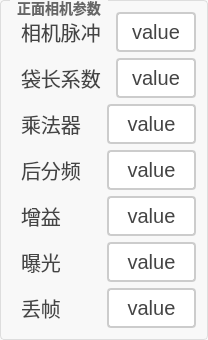
        <widget class="QGroupBox" name="groupBox_14">
         <property name="styleSheet">
          <string notr="true">QGroupBox {
    border: 1px solid #DDD;
    border-radius: 4px;
    font: bold 14px;
    color: #666;
    background-color: #F8F8F8;
}

QGroupBox::title {
    subcontrol-origin: margin;
    subcontrol-position: top left;
    left: 10px;
    padding: 0 5px;
}</string>
         </property>
         <property name="title">
          <string>正面相机参数</string>
         </property>
         <layout class="QGridLayout" name="gridLayout">
          <item row="0" column="0">
           <layout class="QVBoxLayout" name="verticalLayout">
            <item>
             <layout class="QHBoxLayout" name="horizontalLayout_21" stretch="1,1">
              <item>
               <widget class="QLabel" name="lb_xiangjiguangdianpingbishijian">
                <property name="styleSheet">
                 <string notr="true">/* 基础标签样式 */
QLabel {
    color: #444444;          /* 主文字色 */
    font-size: 20px;         /* 标准字号 */
    background: transparent; /* 透明背景 */
    padding: 2px 4px;        /* 基础内边距 */
}

/* 标题样式 */
QLabel.title {
    font-size: 16px;
    font-weight: 600;
    color: #333333;
    border-bottom: 1px solid #DDDDDD; /* 下划线装饰 */
    padding-bottom: 4px;
}

/* 副标题/次要文本 */
QLabel.subtitle {
    color: #666666;
    font-size: 13px;
    font-style: italic;
}

/* 强调文本 */
QLabel.emphasis {
    color: #333333;
    font-weight: 500;
    background-color: #F5F5F5;
    border-radius: 3px;
    padding: 4px 8px;
}

/* 状态标签（成功/警告/错误） */
QLabel[state=&quot;success&quot;] {
    color: #228B22;          /* 森林绿 */
    border-left: 3px solid #228B22;
    padding-left: 8px;
}

QLabel[state=&quot;warning&quot;] {
    color: #FF8C00;          /* 暗橙 */
    border-left: 3px solid #FF8C00;
    padding-left: 8px;
}

QLabel[state=&quot;error&quot;] {
    color: #B22222;          /* 砖红 */
    border-left: 3px solid #B22222;
    padding-left: 8px;
}

/* 数据展示标签 */
QLabel.data {
    color: #2F4F4F;          /* 深石板灰 */
    font-family: monospace;
    border: 1px solid #E0E0E0;
    background-color: #FFFFFF;
    padding: 6px 12px;
    border-radius: 4px;
}

/* 禁用状态 */
QLabel:disabled {
    color: #AAAAAA;
    background-color: transparent;
}

/* 链接样式（伪链接效果） */
QLabel.link {
    color: #4682B4;          /* 钢蓝 */
    text-decoration: underline;
    border-bottom: 1px dotted #4682B4;
}

/* 图标标签 */
QLabel.icon {
    qproperty-alignment: AlignCenter;
    border: 1px solid #E0E0E0;
    border-radius: 4px;
    background-color: #FFFFFF;
    padding: 12px;
}</string>
                </property>
                <property name="text">
                 <string>相机脉冲</string>
                </property>
               </widget>
              </item>
              <item>
               <widget class="QPushButton" name="btn_xiangjimaichong1">
                <property name="sizePolicy">
                 <sizepolicy hsizetype="Minimum" vsizetype="Minimum">
                  <horstretch>0</horstretch>
                  <verstretch>0</verstretch>
                 </sizepolicy>
                </property>
                <property name="styleSheet">
                 <string notr="true">QPushButton {
    padding: 6px 14px;
    border: 2px solid #CCC;
    border-radius: 4px;
    background-color: white;
    color: #444;
	font-size:20px;
}

QPushButton:hover {
    border-color: #999;
    background-color: #F5F5F5;
}

QPushButton:pressed {
    border-color: #777;
    background-color: #EEE;
}</string>
                </property>
                <property name="text">
                 <string>value</string>
                </property>
               </widget>
              </item>
             </layout>
            </item>
            <item>
             <layout class="QHBoxLayout" name="horizontalLayout_22" stretch="1,1">
              <item>
               <widget class="QLabel" name="lb_xiangjiguangdianpingbishijian_2">
                <property name="styleSheet">
                 <string notr="true">/* 基础标签样式 */
QLabel {
    color: #444444;          /* 主文字色 */
    font-size: 20px;         /* 标准字号 */
    background: transparent; /* 透明背景 */
    padding: 2px 4px;        /* 基础内边距 */
}

/* 标题样式 */
QLabel.title {
    font-size: 16px;
    font-weight: 600;
    color: #333333;
    border-bottom: 1px solid #DDDDDD; /* 下划线装饰 */
    padding-bottom: 4px;
}

/* 副标题/次要文本 */
QLabel.subtitle {
    color: #666666;
    font-size: 13px;
    font-style: italic;
}

/* 强调文本 */
QLabel.emphasis {
    color: #333333;
    font-weight: 500;
    background-color: #F5F5F5;
    border-radius: 3px;
    padding: 4px 8px;
}

/* 状态标签（成功/警告/错误） */
QLabel[state=&quot;success&quot;] {
    color: #228B22;          /* 森林绿 */
    border-left: 3px solid #228B22;
    padding-left: 8px;
}

QLabel[state=&quot;warning&quot;] {
    color: #FF8C00;          /* 暗橙 */
    border-left: 3px solid #FF8C00;
    padding-left: 8px;
}

QLabel[state=&quot;error&quot;] {
    color: #B22222;          /* 砖红 */
    border-left: 3px solid #B22222;
    padding-left: 8px;
}

/* 数据展示标签 */
QLabel.data {
    color: #2F4F4F;          /* 深石板灰 */
    font-family: monospace;
    border: 1px solid #E0E0E0;
    background-color: #FFFFFF;
    padding: 6px 12px;
    border-radius: 4px;
}

/* 禁用状态 */
QLabel:disabled {
    color: #AAAAAA;
    background-color: transparent;
}

/* 链接样式（伪链接效果） */
QLabel.link {
    color: #4682B4;          /* 钢蓝 */
    text-decoration: underline;
    border-bottom: 1px dotted #4682B4;
}

/* 图标标签 */
QLabel.icon {
    qproperty-alignment: AlignCenter;
    border: 1px solid #E0E0E0;
    border-radius: 4px;
    background-color: #FFFFFF;
    padding: 12px;
}</string>
                </property>
                <property name="text">
                 <string>袋长系数</string>
                </property>
               </widget>
              </item>
              <item>
               <widget class="QPushButton" name="btn_daichangxishu1">
                <property name="sizePolicy">
                 <sizepolicy hsizetype="Minimum" vsizetype="Minimum">
                  <horstretch>0</horstretch>
                  <verstretch>0</verstretch>
                 </sizepolicy>
                </property>
                <property name="styleSheet">
                 <string notr="true">QPushButton {
    padding: 6px 14px;
    border: 2px solid #CCC;
    border-radius: 4px;
    background-color: white;
    color: #444;
	font-size:20px;
}

QPushButton:hover {
    border-color: #999;
    background-color: #F5F5F5;
}

QPushButton:pressed {
    border-color: #777;
    background-color: #EEE;
}</string>
                </property>
                <property name="text">
                 <string>value</string>
                </property>
               </widget>
              </item>
             </layout>
            </item>
            <item>
             <layout class="QHBoxLayout" name="horizontalLayout_23" stretch="1,1">
              <item>
               <widget class="QLabel" name="lb_xiangjiguangdianpingbishijian_3">
                <property name="styleSheet">
                 <string notr="true">/* 基础标签样式 */
QLabel {
    color: #444444;          /* 主文字色 */
    font-size: 20px;         /* 标准字号 */
    background: transparent; /* 透明背景 */
    padding: 2px 4px;        /* 基础内边距 */
}

/* 标题样式 */
QLabel.title {
    font-size: 16px;
    font-weight: 600;
    color: #333333;
    border-bottom: 1px solid #DDDDDD; /* 下划线装饰 */
    padding-bottom: 4px;
}

/* 副标题/次要文本 */
QLabel.subtitle {
    color: #666666;
    font-size: 13px;
    font-style: italic;
}

/* 强调文本 */
QLabel.emphasis {
    color: #333333;
    font-weight: 500;
    background-color: #F5F5F5;
    border-radius: 3px;
    padding: 4px 8px;
}

/* 状态标签（成功/警告/错误） */
QLabel[state=&quot;success&quot;] {
    color: #228B22;          /* 森林绿 */
    border-left: 3px solid #228B22;
    padding-left: 8px;
}

QLabel[state=&quot;warning&quot;] {
    color: #FF8C00;          /* 暗橙 */
    border-left: 3px solid #FF8C00;
    padding-left: 8px;
}

QLabel[state=&quot;error&quot;] {
    color: #B22222;          /* 砖红 */
    border-left: 3px solid #B22222;
    padding-left: 8px;
}

/* 数据展示标签 */
QLabel.data {
    color: #2F4F4F;          /* 深石板灰 */
    font-family: monospace;
    border: 1px solid #E0E0E0;
    background-color: #FFFFFF;
    padding: 6px 12px;
    border-radius: 4px;
}

/* 禁用状态 */
QLabel:disabled {
    color: #AAAAAA;
    background-color: transparent;
}

/* 链接样式（伪链接效果） */
QLabel.link {
    color: #4682B4;          /* 钢蓝 */
    text-decoration: underline;
    border-bottom: 1px dotted #4682B4;
}

/* 图标标签 */
QLabel.icon {
    qproperty-alignment: AlignCenter;
    border: 1px solid #E0E0E0;
    border-radius: 4px;
    background-color: #FFFFFF;
    padding: 12px;
}</string>
                </property>
                <property name="text">
                 <string>乘法器</string>
                </property>
               </widget>
              </item>
              <item>
               <widget class="QPushButton" name="btn_chengfaqi1">
                <property name="sizePolicy">
                 <sizepolicy hsizetype="Minimum" vsizetype="Minimum">
                  <horstretch>0</horstretch>
                  <verstretch>0</verstretch>
                 </sizepolicy>
                </property>
                <property name="styleSheet">
                 <string notr="true">QPushButton {
    padding: 6px 14px;
    border: 2px solid #CCC;
    border-radius: 4px;
    background-color: white;
    color: #444;
	font-size:20px;
}

QPushButton:hover {
    border-color: #999;
    background-color: #F5F5F5;
}

QPushButton:pressed {
    border-color: #777;
    background-color: #EEE;
}</string>
                </property>
                <property name="text">
                 <string>value</string>
                </property>
               </widget>
              </item>
             </layout>
            </item>
            <item>
             <layout class="QHBoxLayout" name="horizontalLayout_24" stretch="1,1">
              <item>
               <widget class="QLabel" name="lb_xiangjiguangdianpingbishijian_4">
                <property name="styleSheet">
                 <string notr="true">/* 基础标签样式 */
QLabel {
    color: #444444;          /* 主文字色 */
    font-size: 20px;         /* 标准字号 */
    background: transparent; /* 透明背景 */
    padding: 2px 4px;        /* 基础内边距 */
}

/* 标题样式 */
QLabel.title {
    font-size: 16px;
    font-weight: 600;
    color: #333333;
    border-bottom: 1px solid #DDDDDD; /* 下划线装饰 */
    padding-bottom: 4px;
}

/* 副标题/次要文本 */
QLabel.subtitle {
    color: #666666;
    font-size: 13px;
    font-style: italic;
}

/* 强调文本 */
QLabel.emphasis {
    color: #333333;
    font-weight: 500;
    background-color: #F5F5F5;
    border-radius: 3px;
    padding: 4px 8px;
}

/* 状态标签（成功/警告/错误） */
QLabel[state=&quot;success&quot;] {
    color: #228B22;          /* 森林绿 */
    border-left: 3px solid #228B22;
    padding-left: 8px;
}

QLabel[state=&quot;warning&quot;] {
    color: #FF8C00;          /* 暗橙 */
    border-left: 3px solid #FF8C00;
    padding-left: 8px;
}

QLabel[state=&quot;error&quot;] {
    color: #B22222;          /* 砖红 */
    border-left: 3px solid #B22222;
    padding-left: 8px;
}

/* 数据展示标签 */
QLabel.data {
    color: #2F4F4F;          /* 深石板灰 */
    font-family: monospace;
    border: 1px solid #E0E0E0;
    background-color: #FFFFFF;
    padding: 6px 12px;
    border-radius: 4px;
}

/* 禁用状态 */
QLabel:disabled {
    color: #AAAAAA;
    background-color: transparent;
}

/* 链接样式（伪链接效果） */
QLabel.link {
    color: #4682B4;          /* 钢蓝 */
    text-decoration: underline;
    border-bottom: 1px dotted #4682B4;
}

/* 图标标签 */
QLabel.icon {
    qproperty-alignment: AlignCenter;
    border: 1px solid #E0E0E0;
    border-radius: 4px;
    background-color: #FFFFFF;
    padding: 12px;
}</string>
                </property>
                <property name="text">
                 <string>后分频</string>
                </property>
               </widget>
              </item>
              <item>
               <widget class="QPushButton" name="btn_houfenpin1">
                <property name="sizePolicy">
                 <sizepolicy hsizetype="Minimum" vsizetype="Minimum">
                  <horstretch>0</horstretch>
                  <verstretch>0</verstretch>
                 </sizepolicy>
                </property>
                <property name="styleSheet">
                 <string notr="true">QPushButton {
    padding: 6px 14px;
    border: 2px solid #CCC;
    border-radius: 4px;
    background-color: white;
    color: #444;
	font-size:20px;
}

QPushButton:hover {
    border-color: #999;
    background-color: #F5F5F5;
}

QPushButton:pressed {
    border-color: #777;
    background-color: #EEE;
}</string>
                </property>
                <property name="text">
                 <string>value</string>
                </property>
               </widget>
              </item>
             </layout>
            </item>
            <item>
             <layout class="QHBoxLayout" name="horizontalLayout_25" stretch="1,1">
              <item>
               <widget class="QLabel" name="lb_xiangjiguangdianpingbishijian_5">
                <property name="styleSheet">
                 <string notr="true">/* 基础标签样式 */
QLabel {
    color: #444444;          /* 主文字色 */
    font-size: 20px;         /* 标准字号 */
    background: transparent; /* 透明背景 */
    padding: 2px 4px;        /* 基础内边距 */
}

/* 标题样式 */
QLabel.title {
    font-size: 16px;
    font-weight: 600;
    color: #333333;
    border-bottom: 1px solid #DDDDDD; /* 下划线装饰 */
    padding-bottom: 4px;
}

/* 副标题/次要文本 */
QLabel.subtitle {
    color: #666666;
    font-size: 13px;
    font-style: italic;
}

/* 强调文本 */
QLabel.emphasis {
    color: #333333;
    font-weight: 500;
    background-color: #F5F5F5;
    border-radius: 3px;
    padding: 4px 8px;
}

/* 状态标签（成功/警告/错误） */
QLabel[state=&quot;success&quot;] {
    color: #228B22;          /* 森林绿 */
    border-left: 3px solid #228B22;
    padding-left: 8px;
}

QLabel[state=&quot;warning&quot;] {
    color: #FF8C00;          /* 暗橙 */
    border-left: 3px solid #FF8C00;
    padding-left: 8px;
}

QLabel[state=&quot;error&quot;] {
    color: #B22222;          /* 砖红 */
    border-left: 3px solid #B22222;
    padding-left: 8px;
}

/* 数据展示标签 */
QLabel.data {
    color: #2F4F4F;          /* 深石板灰 */
    font-family: monospace;
    border: 1px solid #E0E0E0;
    background-color: #FFFFFF;
    padding: 6px 12px;
    border-radius: 4px;
}

/* 禁用状态 */
QLabel:disabled {
    color: #AAAAAA;
    background-color: transparent;
}

/* 链接样式（伪链接效果） */
QLabel.link {
    color: #4682B4;          /* 钢蓝 */
    text-decoration: underline;
    border-bottom: 1px dotted #4682B4;
}

/* 图标标签 */
QLabel.icon {
    qproperty-alignment: AlignCenter;
    border: 1px solid #E0E0E0;
    border-radius: 4px;
    background-color: #FFFFFF;
    padding: 12px;
}</string>
                </property>
                <property name="text">
                 <string>增益</string>
                </property>
               </widget>
              </item>
              <item>
               <widget class="QPushButton" name="btn_zengyi1">
                <property name="sizePolicy">
                 <sizepolicy hsizetype="Minimum" vsizetype="Minimum">
                  <horstretch>0</horstretch>
                  <verstretch>0</verstretch>
                 </sizepolicy>
                </property>
                <property name="styleSheet">
                 <string notr="true">QPushButton {
    padding: 6px 14px;
    border: 2px solid #CCC;
    border-radius: 4px;
    background-color: white;
    color: #444;
	font-size:20px;
}

QPushButton:hover {
    border-color: #999;
    background-color: #F5F5F5;
}

QPushButton:pressed {
    border-color: #777;
    background-color: #EEE;
}</string>
                </property>
                <property name="text">
                 <string>value</string>
                </property>
               </widget>
              </item>
             </layout>
            </item>
            <item>
             <layout class="QHBoxLayout" name="horizontalLayout_26" stretch="1,1">
              <item>
               <widget class="QLabel" name="lb_xiangjiguangdianpingbishijian_6">
                <property name="styleSheet">
                 <string notr="true">/* 基础标签样式 */
QLabel {
    color: #444444;          /* 主文字色 */
    font-size: 20px;         /* 标准字号 */
    background: transparent; /* 透明背景 */
    padding: 2px 4px;        /* 基础内边距 */
}

/* 标题样式 */
QLabel.title {
    font-size: 16px;
    font-weight: 600;
    color: #333333;
    border-bottom: 1px solid #DDDDDD; /* 下划线装饰 */
    padding-bottom: 4px;
}

/* 副标题/次要文本 */
QLabel.subtitle {
    color: #666666;
    font-size: 13px;
    font-style: italic;
}

/* 强调文本 */
QLabel.emphasis {
    color: #333333;
    font-weight: 500;
    background-color: #F5F5F5;
    border-radius: 3px;
    padding: 4px 8px;
}

/* 状态标签（成功/警告/错误） */
QLabel[state=&quot;success&quot;] {
    color: #228B22;          /* 森林绿 */
    border-left: 3px solid #228B22;
    padding-left: 8px;
}

QLabel[state=&quot;warning&quot;] {
    color: #FF8C00;          /* 暗橙 */
    border-left: 3px solid #FF8C00;
    padding-left: 8px;
}

QLabel[state=&quot;error&quot;] {
    color: #B22222;          /* 砖红 */
    border-left: 3px solid #B22222;
    padding-left: 8px;
}

/* 数据展示标签 */
QLabel.data {
    color: #2F4F4F;          /* 深石板灰 */
    font-family: monospace;
    border: 1px solid #E0E0E0;
    background-color: #FFFFFF;
    padding: 6px 12px;
    border-radius: 4px;
}

/* 禁用状态 */
QLabel:disabled {
    color: #AAAAAA;
    background-color: transparent;
}

/* 链接样式（伪链接效果） */
QLabel.link {
    color: #4682B4;          /* 钢蓝 */
    text-decoration: underline;
    border-bottom: 1px dotted #4682B4;
}

/* 图标标签 */
QLabel.icon {
    qproperty-alignment: AlignCenter;
    border: 1px solid #E0E0E0;
    border-radius: 4px;
    background-color: #FFFFFF;
    padding: 12px;
}</string>
                </property>
                <property name="text">
                 <string>曝光</string>
                </property>
               </widget>
              </item>
              <item>
               <widget class="QPushButton" name="btn_baoguang1">
                <property name="sizePolicy">
                 <sizepolicy hsizetype="Minimum" vsizetype="Minimum">
                  <horstretch>0</horstretch>
                  <verstretch>0</verstretch>
                 </sizepolicy>
                </property>
                <property name="styleSheet">
                 <string notr="true">QPushButton {
    padding: 6px 14px;
    border: 2px solid #CCC;
    border-radius: 4px;
    background-color: white;
    color: #444;
	font-size:20px;
}

QPushButton:hover {
    border-color: #999;
    background-color: #F5F5F5;
}

QPushButton:pressed {
    border-color: #777;
    background-color: #EEE;
}</string>
                </property>
                <property name="text">
                 <string>value</string>
                </property>
               </widget>
              </item>
             </layout>
            </item>
            <item>
             <layout class="QHBoxLayout" name="horizontalLayout_27" stretch="1,1">
              <item>
               <widget class="QLabel" name="lb_xiangjiguangdianpingbishijian_7">
                <property name="styleSheet">
                 <string notr="true">/* 基础标签样式 */
QLabel {
    color: #444444;          /* 主文字色 */
    font-size: 20px;         /* 标准字号 */
    background: transparent; /* 透明背景 */
    padding: 2px 4px;        /* 基础内边距 */
}

/* 标题样式 */
QLabel.title {
    font-size: 16px;
    font-weight: 600;
    color: #333333;
    border-bottom: 1px solid #DDDDDD; /* 下划线装饰 */
    padding-bottom: 4px;
}

/* 副标题/次要文本 */
QLabel.subtitle {
    color: #666666;
    font-size: 13px;
    font-style: italic;
}

/* 强调文本 */
QLabel.emphasis {
    color: #333333;
    font-weight: 500;
    background-color: #F5F5F5;
    border-radius: 3px;
    padding: 4px 8px;
}

/* 状态标签（成功/警告/错误） */
QLabel[state=&quot;success&quot;] {
    color: #228B22;          /* 森林绿 */
    border-left: 3px solid #228B22;
    padding-left: 8px;
}

QLabel[state=&quot;warning&quot;] {
    color: #FF8C00;          /* 暗橙 */
    border-left: 3px solid #FF8C00;
    padding-left: 8px;
}

QLabel[state=&quot;error&quot;] {
    color: #B22222;          /* 砖红 */
    border-left: 3px solid #B22222;
    padding-left: 8px;
}

/* 数据展示标签 */
QLabel.data {
    color: #2F4F4F;          /* 深石板灰 */
    font-family: monospace;
    border: 1px solid #E0E0E0;
    background-color: #FFFFFF;
    padding: 6px 12px;
    border-radius: 4px;
}

/* 禁用状态 */
QLabel:disabled {
    color: #AAAAAA;
    background-color: transparent;
}

/* 链接样式（伪链接效果） */
QLabel.link {
    color: #4682B4;          /* 钢蓝 */
    text-decoration: underline;
    border-bottom: 1px dotted #4682B4;
}

/* 图标标签 */
QLabel.icon {
    qproperty-alignment: AlignCenter;
    border: 1px solid #E0E0E0;
    border-radius: 4px;
    background-color: #FFFFFF;
    padding: 12px;
}</string>
                </property>
                <property name="text">
                 <string>丢帧</string>
                </property>
               </widget>
              </item>
              <item>
               <widget class="QPushButton" name="btn_diuzhen1">
                <property name="sizePolicy">
                 <sizepolicy hsizetype="Minimum" vsizetype="Minimum">
                  <horstretch>0</horstretch>
                  <verstretch>0</verstretch>
                 </sizepolicy>
                </property>
                <property name="styleSheet">
                 <string notr="true">QPushButton {
    padding: 6px 14px;
    border: 2px solid #CCC;
    border-radius: 4px;
    background-color: white;
    color: #444;
	font-size:20px;
}

QPushButton:hover {
    border-color: #999;
    background-color: #F5F5F5;
}

QPushButton:pressed {
    border-color: #777;
    background-color: #EEE;
}</string>
                </property>
                <property name="text">
                 <string>value</string>
                </property>
               </widget>
              </item>
             </layout>
            </item>
           </layout>
          </item>
         </layout>
        </widget>
